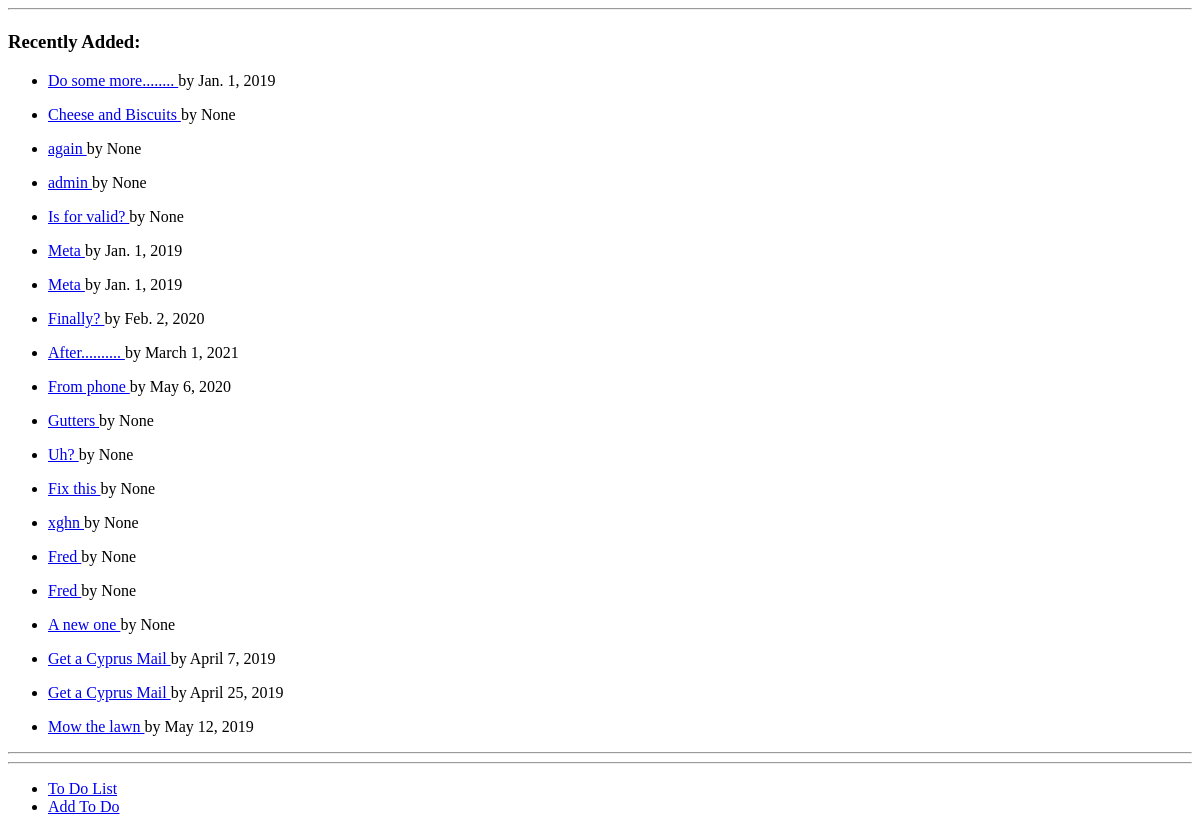
Page /todo/ on the earlier database version.
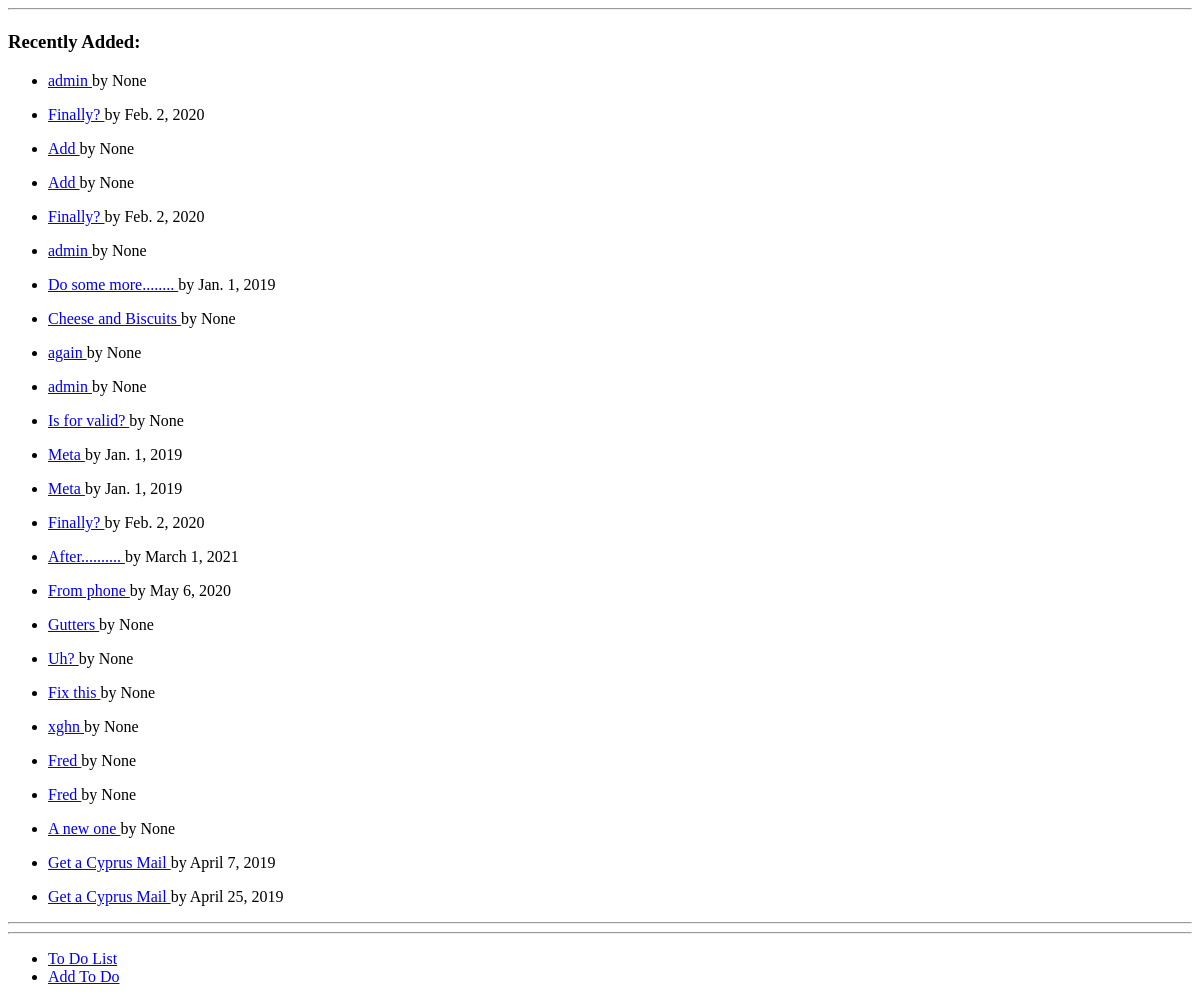
Same page on the later database version.
### todo/models.py (models this page shows, shortened)
class Todo(models.Model):
	title = models.CharField(max_length=25)
	description = models.CharField(max_length=100)
	creation_date = models.DateField(auto_now_add=True)
	target_completion_date = models.DateField(blank=True, null=True)
	start_date = models.DateField(blank=True, null=True)
	completed = models.BooleanField(default = False)
	completed_date = models.DateField(blank=True, null=True)
	slug = AutoSlugField(populate_from='title', unique = True)

### todo/views.py (the view)
# urls.py: path('', views.index, name='index'),
def index(request):
	latest_todo_list = Todo.objects.order_by('-creation_date')[:25]
	context_dict = {'todos': latest_todo_list}
	response = render(request, 'todo/index.html', context_dict)
	return response

### templates/todo/index.html (shortened to what this page needs)
{% extends 'todo/base.html' %}
{% load staticfiles %}
{% block body_block %}
<h1
	<div>
		<h3>Recently Added:</h3>
	</div>
	<div>
	{% if todos %}
	<ul>
		{% for title in todos %}
			<li>
				<p>
					<a href="/todo/modify_todo/{{title.slug }}"> {{title.title }} </a>
					by
				{{ title.target_completion_date }}
							</p>
			</li>
		{% endfor %}
	</ul>
	{% else %}
		<strong>There are no todos present.</strong>
	{% endif %}
	</div>
	{% endblock %}

Differences in the rows shown:
no longer on this page (row unchanged): Todo: title "Mow the lawn", target_completion_date "May 12, 2019"
added Todo: title "admin", target_completion_date "None"
added Todo: title "Finally?", target_completion_date "Feb. 2, 2020"
added Todo: title "Add", target_completion_date "None"
added Todo: title "Add", target_completion_date "None"
added Todo: title "Finally?", target_completion_date "Feb. 2, 2020"
added Todo: title "admin", target_completion_date "None"
